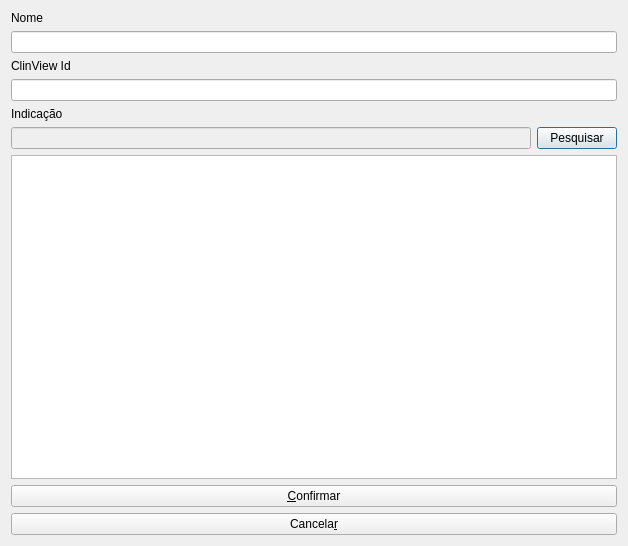
<?xml version="1.0" encoding="UTF-8"?>
<ui version="4.0">
 <class>PeqPacientes</class>
 <widget class="QDialog" name="PeqPacientes">
  <property name="geometry">
   <rect>
    <x>0</x>
    <y>0</y>
    <width>628</width>
    <height>546</height>
   </rect>
  </property>
  <property name="windowTitle">
   <string>Dialog</string>
  </property>
  <layout class="QVBoxLayout" name="verticalLayout">
   <item>
    <widget class="QLabel" name="label">
     <property name="text">
      <string>Nome</string>
     </property>
    </widget>
   </item>
   <item>
    <widget class="QLineEdit" name="edtNome"/>
   </item>
   <item>
    <widget class="QLabel" name="label_3">
     <property name="text">
      <string>ClinView Id</string>
     </property>
    </widget>
   </item>
   <item>
    <widget class="QLineEdit" name="edtClinViewId"/>
   </item>
   <item>
    <widget class="QLabel" name="label_2">
     <property name="text">
      <string>Indicação</string>
     </property>
    </widget>
   </item>
   <item>
    <layout class="QHBoxLayout" name="horizontalLayout">
     <item>
      <widget class="QLineEdit" name="edtIndicacao">
       <property name="enabled">
        <bool>false</bool>
       </property>
      </widget>
     </item>
     <item>
      <widget class="QPushButton" name="btnPesqIndicacao">
       <property name="text">
        <string>Pesquisar</string>
       </property>
      </widget>
     </item>
    </layout>
   </item>
   <item>
    <widget class="QTableWidget" name="tableWidget"/>
   </item>
   <item>
    <widget class="QPushButton" name="btnConfirmar">
     <property name="text">
      <string>&amp;Confirmar</string>
     </property>
    </widget>
   </item>
   <item>
    <widget class="QPushButton" name="btnCancelar">
     <property name="text">
      <string>Cancela&amp;r</string>
     </property>
    </widget>
   </item>
  </layout>
 </widget>
 <resources/>
 <connections/>
</ui>
